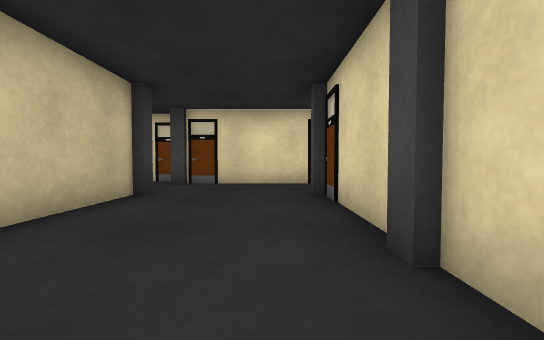
View 1 (above)

24 first-person views from a walk through a world built for the Gazebo simulator. The camera is 0.72 m above the floor, tilts 2° down and sees 90° across. The floor is counted in squares, 1 m on a side. Each view is taken from the middle of a square. On the plan, view 1 faces up. The plan holds only what a view shows up to about 9 squares ahead; the rest is blank. Surface patterns are stand-ins for the level's own textures.

View 2
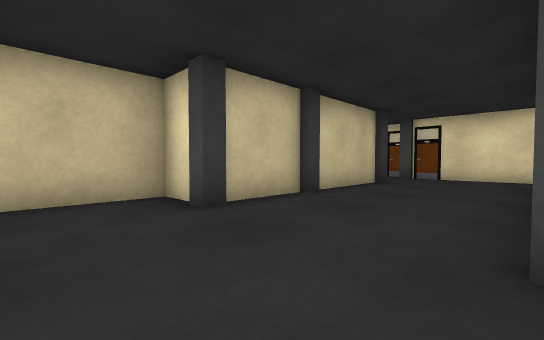

View 3
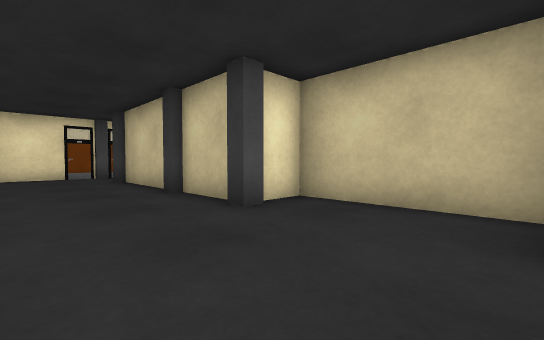

View 4
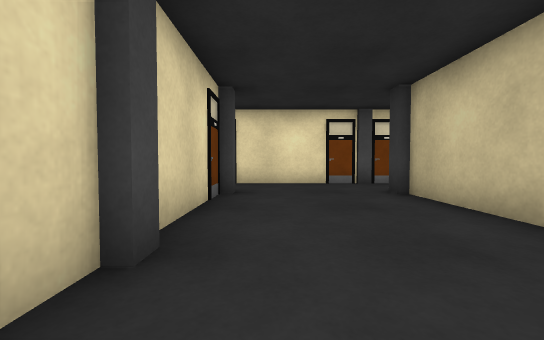

View 5
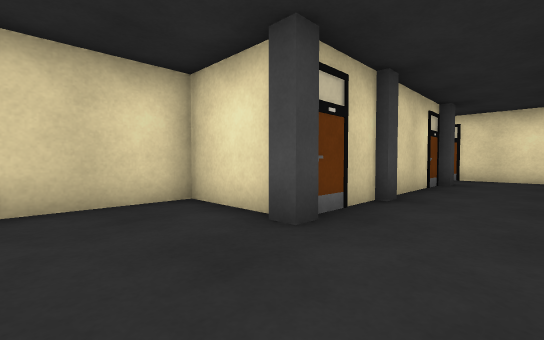

View 6
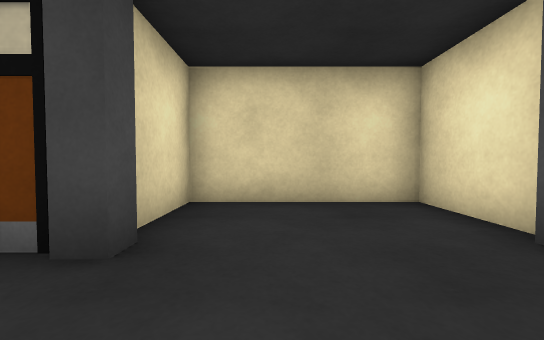

View 7
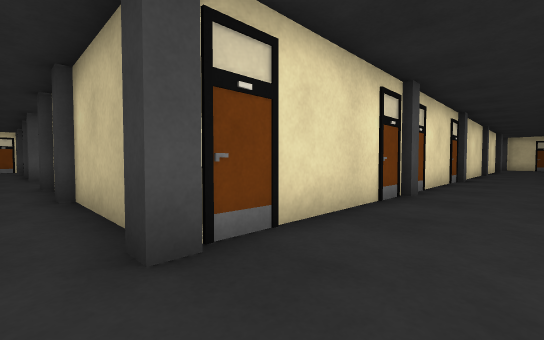

View 8
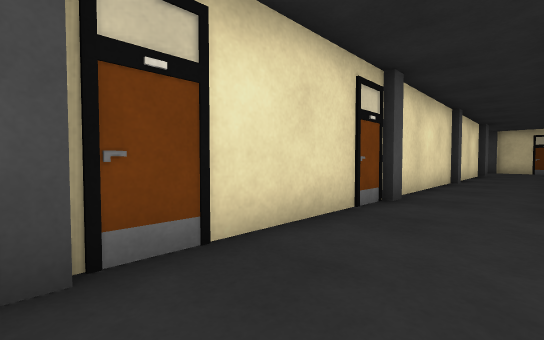

View 9
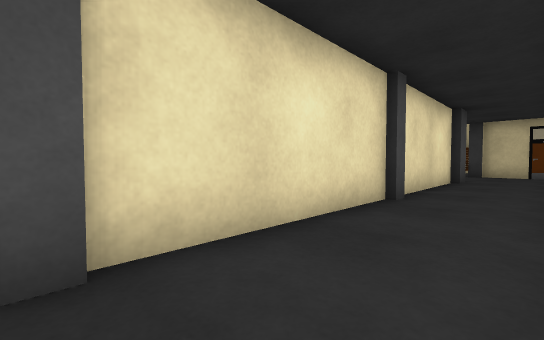

View 10
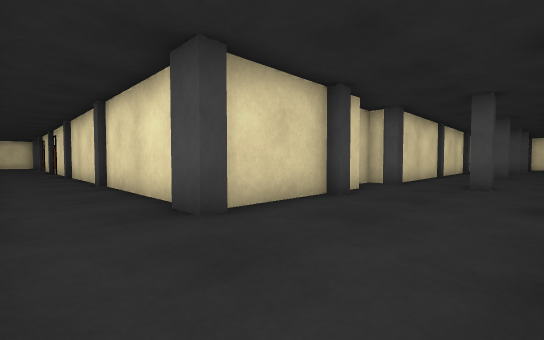

View 11
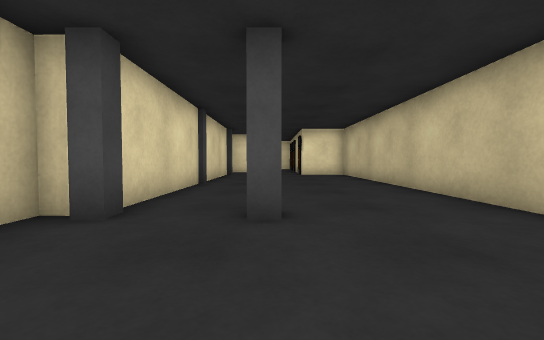

View 12
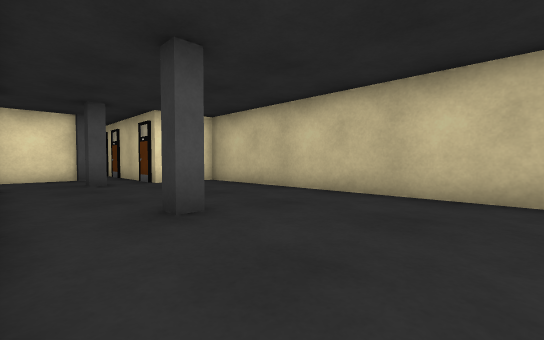

View 13
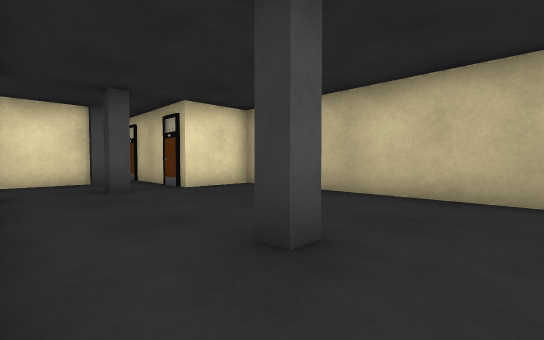

View 14
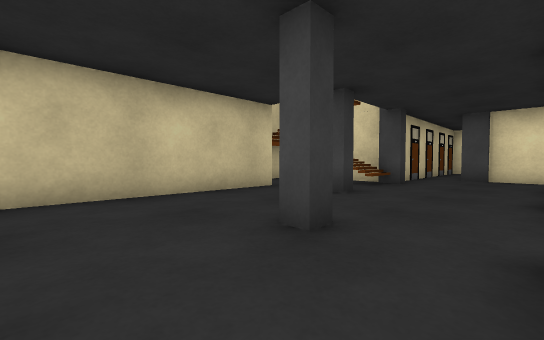

View 15
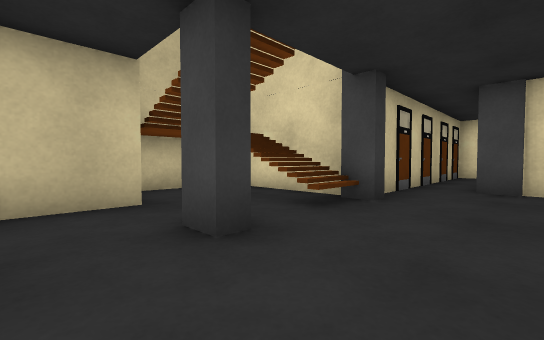

View 16
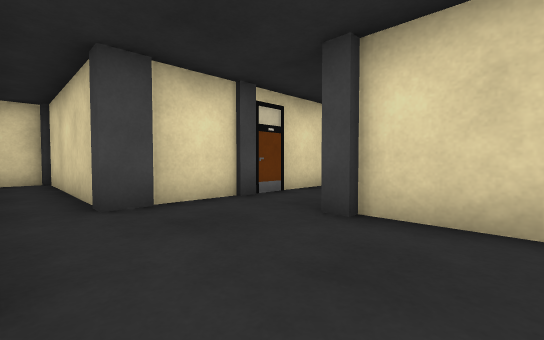

View 17
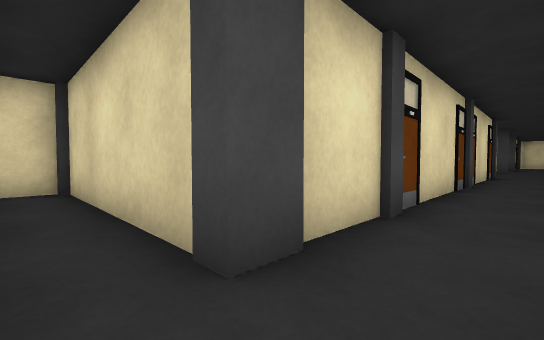

View 18
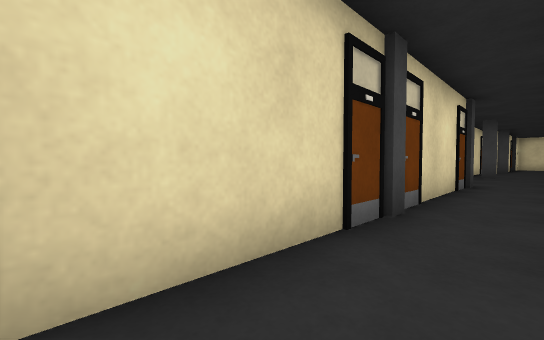

View 19
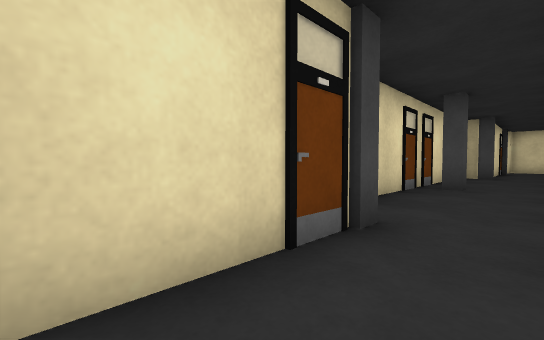

View 20
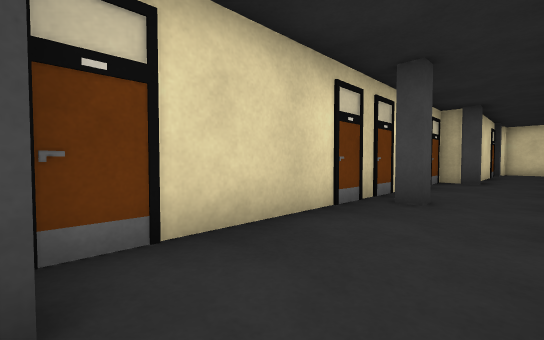

View 21
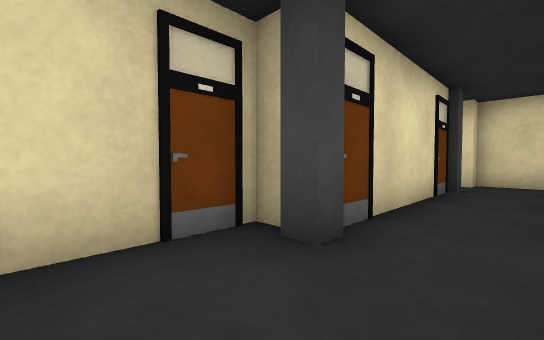

View 22
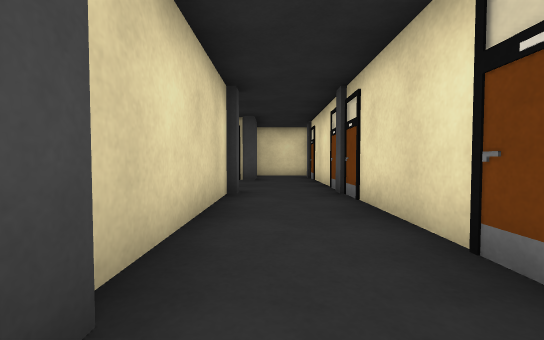

View 23
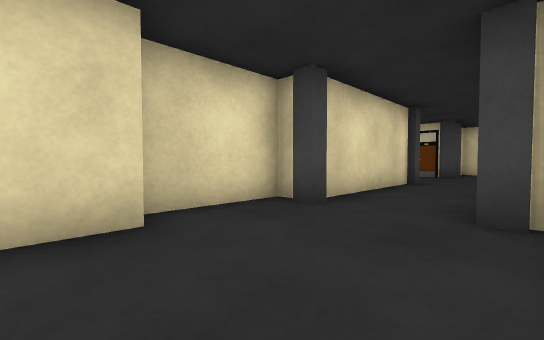

View 24
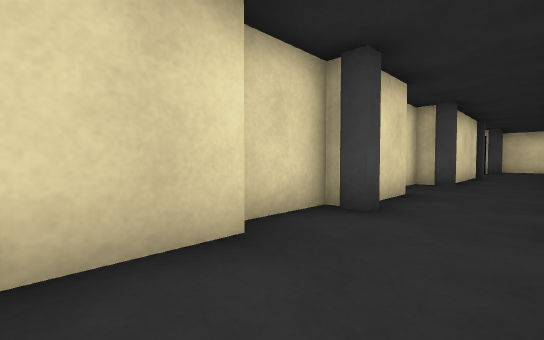

### Floor plan
Key: @ floor where view 1 was taken; # wall or solid block; x gap in a wall; . floor.
Columns run from 30 left of view 1 to 5 right of it. Each row starts with its distance up from view 1.
 15    ##
 14    .#
 13    .#
 12    .#
 11   #.#
 10   #.#            ###########
  9   #.##############.........###### ##
  8   #................................#
  7   #................................#
  6  ##....#####################...#
  5  ##....#                   #...#
  4  #.....#                   #...#
  3 ##x....#                   #...#
  2 #......#                   #...#
  1 #......#                   #...#
  0 #......#                 ###..@####
 -1 #...#..#                 #........#
 -2 #......#                 #........#
 -3 #......#                 #........#
 -4 #......#                 #........#
 -5 #......#                 ###...####
 -6 #...#..#                   #...#
 -7 #......                    #...#
 -8 #......                    #...#
 -9 #......                    #...#
-10 #......       #### ####    #...#
-11 ###.#..      ##..###..######...#
-12   #....      ...................
-13   #....      ...................
-14     ###           ....##########

Positions as (right, up) in squares from view 1, and headings:
1: (0, 0), facing up
2: (1, -3), facing up-left
3: (0, -1), facing down-left
4: (0, -5), facing down
5: (-1, -2), facing down-right
6: (-1, -2), facing right
7: (-2, 8), facing down-left
8: (-8, 8), facing down-left
9: (-13, 8), facing down-left
10: (-27, 8), facing down-right
11: (-26, 3), facing down
12: (-24, -2), facing down-left
13: (-24, -4), facing down-left
14: (-24, -3), facing up-left
15: (-25, 1), facing up-left
16: (-27, 4), facing up-right
17: (-27, 7), facing up-right
18: (-22, 7), facing up-right
19: (-16, 7), facing up-right
20: (-13, 7), facing up-right
21: (-5, 7), facing up-right
22: (-9, -12), facing right
23: (-12, -14), facing up-right
24: (-17, -13), facing up-right
